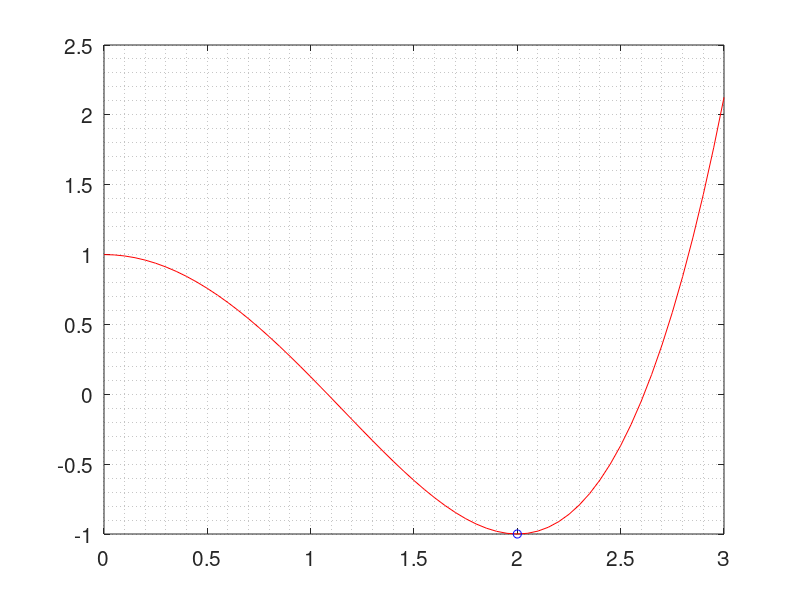

Reproduce this figure in MATLAB.
%% minimizacion de funciones por el metodo de la busqueda aurea
%{
---------------------------------------------------------------------------
Creado por:                    Fecha:          Asignatura:
Felipe Uribe Castillo          27.03.16        Metodos numericos
---------------------------------------------------------------------------
Funcion unimodal en un intervalo de solucion conocido
---------------------------------------------------------------------------
Referencias:
1. Yang et al. (2005) - Applied numerical methods using MATLAB
---------------------------------------------------------------------------
%}
clear; clc; close all;

%% datos
%
% ejemplo 1
f = @(x) ((x.^2 - 4).^2)/8 - 1;   % funcion objetivo
a = 0;    % valor minimo del intervalo
b = 3;    % valor maximo del intervalo
%
%{
% ejemplo 2
f = @(x) (x - 5).^2 -x;   % funcion objetivo
a = 4;    % valor minimo del intervalo
b = 8;    % valor maximo del intervalo
%}
x     = a:0.05:b;
phi   = (sqrt(5)-1)/2;       % defino el numero de oro
maxit = 300;                 % numero maximo de iteraciones
tol   = 1e-8;                % tolerancia

%% Procedimiento
fc = 0;
fd = 1;
k  = 0;
while abs(fc-fd) >= tol
   % calculo puntos iniciales
   h  = b-a;
   c  = a + (1-phi)*h;
   d  = a + phi*h;
   fc = f(c);
   fd = f(d);
   
   % condicionales
   if fc < fd
      b = d;
   else
      a = c;
   end
   
   % otra iteracion
   k  = k+1;
   if k == maxit
      error('Se cumplio el numero maximo de iteraciones');
   end
end
xp = (c+d)/2;   % minimo
fprintf('%g iteraciones... El minimo de la funcion es %g\n\n',k,xp);

%% grafico
figure;
plot(x,f(x),'r-', xp,f(xp),'bo');
grid minor; 
set(gca,'FontSize',15);

%%END